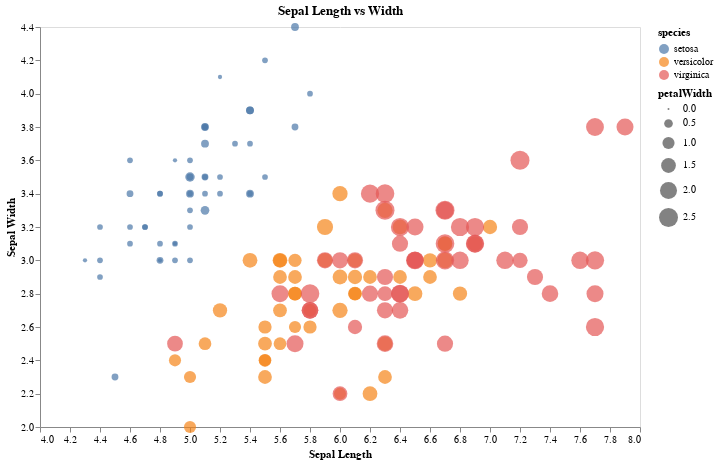

Notebook code for this chart:
### Code cell
# a more complex
alt.Chart(df, height=400, width=600, title='Sepal Length vs Width')\
    .mark_circle()\
    .encode(
        x=alt.X('sepalLength', scale=alt.Scale(zero=False), title='Sepal Length'),
        y=alt.Y('sepalWidth', scale=alt.Scale(zero=False), title='Sepal Width'),
        color='species',
        size='petalWidth'
    )\
    .configure_axis(
        grid=False
    )

### Figure 1 — Vega-Lite specification as saved in the notebook (floating-point values rounded to 4 significant figures; data arrays with more than 128 entries replaced by an {"elided": "..."} marker saying what was removed)
{"config": {"view": {"continuousWidth": 400, "continuousHeight": 300}, "axis": {"grid": false}}, "data": {"name": "data-a264acbd6e539a8b3afc0cb5f240fb57"}, "mark": "circle", "encoding": {"color": {"type": "nominal", "field": "species"}, "size": {"type": "quantitative", "field": "petalWidth"}, "x": {"type": "quantitative", "field": "sepalLength", "scale": {"zero": false}, "title": "Sepal Length"}, "y": {"type": "quantitative", "field": "sepalWidth", "scale": {"zero": false}, "title": "Sepal Width"}}, "height": 400, "title": "Sepal Length vs Width", "width": 600, "$schema": "https://vega.github.io/schema/vega-lite/v4.8.1.json", "datasets": {"data-a264acbd6e539a8b3afc0cb5f240fb57": {"elided": "150 records"}}}
